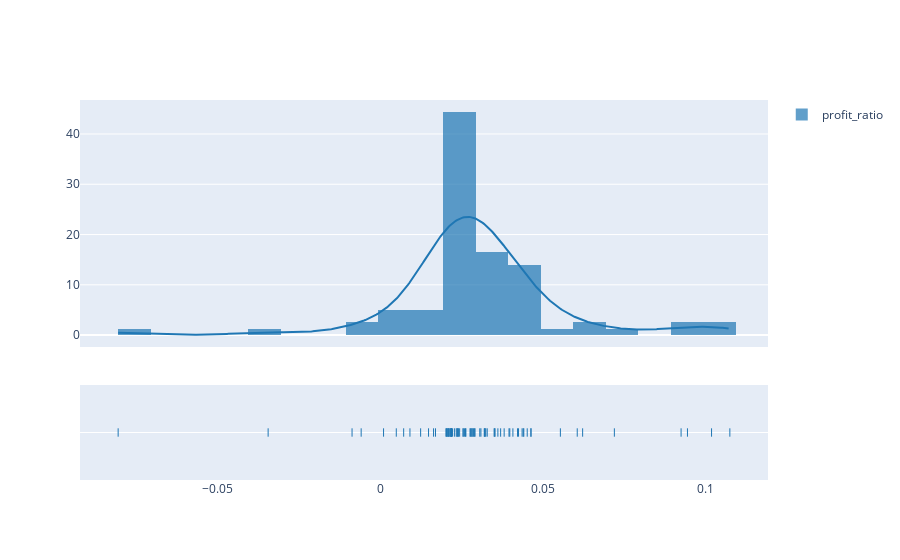

Notebook code cell kept with this figure:
### Markdown cell above
## Plot average profit per trade as distribution graph

### Code cell
import plotly.figure_factory as ff

hist_data = [trades.profit_ratio]
group_labels = ['profit_ratio']  # name of the dataset

fig = ff.create_distplot(hist_data, group_labels,bin_size=0.01)
fig.show()

### Figure 1 — Plotly figure (JSON) as saved in the notebook; plotly's stock layout.template omitted (floating-point values rounded to 4 significant figures; data arrays with more than 128 entries replaced by an {"elided": "..."} marker saying what was removed)
{"data": [{"histnorm": "probability density", "legendgroup": "profit_ratio", "marker": {"color": "rgb(31, 119, 180)"}, "name": "profit_ratio", "opacity": 0.7, "type": "histogram", "x": [-0.03456, 0.03524, 0.02896, 0.02812, 0.02617, 0.03613, 0.03955, 0.04393, 0.03221, 0.03056, 0.02397, 0.02055, 0.03697, 0.02184, 0.0239, 0.0217, 0.04627, 0.04515, 0.0622, 0.02215, 0.03194, 0.04411, 0.02755, 0.0286, 0.02367, 0.04248, 0.02331, 0.00907, 0.02106, 0.02811, 0.0398, 0.02114, 0.05536, 0.06054, 0.02082, 0.0254, 0.1019, 0.032, 0.1075, 0.07196, 0.02843, 0.0009536, 0.02773, 0.04217, 0.02629, 0.02163, 0.0309, 0.03497, 0.02584, 0.04633, 0.04075, 0.02275, 0.03514, -0.008737, 0.02436, 0.02177, 0.04358, 0.01479, 0.09446, 0.09249, -0.0807, 0.02356, 0.01634, 0.01693, 0.02177, 0.02034, 0.02547, 0.02909, 0.02014, 0.02101, 0.03806, 0.007137, 0.01236, 0.03285, -0.005934, 0.004868, 0.0217, 0.03241, 0.02047], "xaxis": "x", "xbins": {"end": 0.1075, "size": 0.01, "start": -0.0807}, "yaxis": "y"}, {"legendgroup": "profit_ratio", "marker": {"color": "rgb(31, 119, 180)"}, "mode": "lines", "name": "profit_ratio", "showlegend": false, "type": "scatter", "x": {"elided": "500 float values"}, "xaxis": "x", "y": {"elided": "500 float values"}, "yaxis": "y"}, {"legendgroup": "profit_ratio", "marker": {"color": "rgb(31, 119, 180)", "symbol": "line-ns-open"}, "mode": "markers", "name": "profit_ratio", "showlegend": false, "type": "scatter", "x": [-0.03456, 0.03524, 0.02896, 0.02812, 0.02617, 0.03613, 0.03955, 0.04393, 0.03221, 0.03056, 0.02397, 0.02055, 0.03697, 0.02184, 0.0239, 0.0217, 0.04627, 0.04515, 0.0622, 0.02215, 0.03194, 0.04411, 0.02755, 0.0286, 0.02367, 0.04248, 0.02331, 0.00907, 0.02106, 0.02811, 0.0398, 0.02114, 0.05536, 0.06054, 0.02082, 0.0254, 0.1019, 0.032, 0.1075, 0.07196, 0.02843, 0.0009536, 0.02773, 0.04217, 0.02629, 0.02163, 0.0309, 0.03497, 0.02584, 0.04633, 0.04075, 0.02275, 0.03514, -0.008737, 0.02436, 0.02177, 0.04358, 0.01479, 0.09446, 0.09249, -0.0807, 0.02356, 0.01634, 0.01693, 0.02177, 0.02034, 0.02547, 0.02909, 0.02014, 0.02101, 0.03806, 0.007137, 0.01236, 0.03285, -0.005934, 0.004868, 0.0217, 0.03241, 0.02047], "xaxis": "x", "y": ["profit_ratio", "profit_ratio", "profit_ratio", "profit_ratio", "profit_ratio", "profit_ratio", "profit_ratio", "profit_ratio", "profit_ratio", "profit_ratio", "profit_ratio", "profit_ratio", "profit_ratio", "profit_ratio", "profit_ratio", "profit_ratio", "profit_ratio", "profit_ratio", "profit_ratio", "profit_ratio", "profit_ratio", "profit_ratio", "profit_ratio", "profit_ratio", "profit_ratio", "profit_ratio", "profit_ratio", "profit_ratio", "profit_ratio", "profit_ratio", "profit_ratio", "profit_ratio", "profit_ratio", "profit_ratio", "profit_ratio", "profit_ratio", "profit_ratio", "profit_ratio", "profit_ratio", "profit_ratio", "profit_ratio", "profit_ratio", "profit_ratio", "profit_ratio", "profit_ratio", "profit_ratio", "profit_ratio", "profit_ratio", "profit_ratio", "profit_ratio", "profit_ratio", "profit_ratio", "profit_ratio", "profit_ratio", "profit_ratio", "profit_ratio", "profit_ratio", "profit_ratio", "profit_ratio", "profit_ratio", "profit_ratio", "profit_ratio", "profit_ratio", "profit_ratio", "profit_ratio", "profit_ratio", "profit_ratio", "profit_ratio", "profit_ratio", "profit_ratio", "profit_ratio", "profit_ratio", "profit_ratio", "profit_ratio", "profit_ratio", "profit_ratio", "profit_ratio", "profit_ratio", "profit_ratio"], "yaxis": "y2"}], "layout": {"autosize": true, "barmode": "overlay", "hovermode": "closest", "legend": {"traceorder": "reversed"}, "xaxis": {"anchor": "y2", "autorange": true, "domain": [0, 1], "range": [-0.09231, 0.1191], "type": "linear", "zeroline": false}, "yaxis": {"anchor": "free", "autorange": true, "domain": [0.35, 1], "position": 0, "range": [-2.369, 46.76], "type": "linear"}, "yaxis2": {"anchor": "x", "autorange": true, "domain": [0, 0.25], "dtick": 1, "range": [-1, 1], "showticklabels": false, "type": "category"}}}
